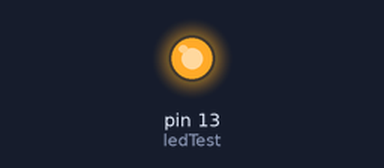
The sketch below on a simulated Arduino Uno, built with avr-gcc and run on an emulated ATmega328P. Shown: output pins drawn as LEDs (lit = HIGH).

Above: at 0.1 s.
At 2.6 s:
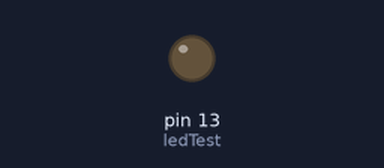
Timing chart, 0 to 4.1 s (numbered marks = the images above):
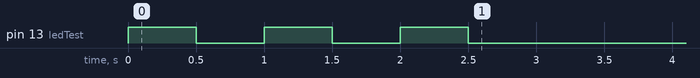

The sketch:

control_remoto.ino
```cpp
#include <IRremote.h>
//Variables

int ledTest = 13;

//seteo del receptor

int receptorControl = 3;

IRrecv receptor(receptorControl);
decode_results codigoLeido;


void setup() {

Serial.begin(9600);
//habilitamos la lectura del sensor

receptor.enableIRIn ();
//seteamos salidas

pinMode(ledTest, OUTPUT);
digitalWrite(ledTest, LOW);

//saludo inicial

digitalWrite(ledTest, HIGH);
delay(500);
digitalWrite(ledTest, LOW);
delay(500);
digitalWrite(ledTest, HIGH);
delay(500);
digitalWrite(ledTest, LOW);
delay(500);
digitalWrite(ledTest, HIGH);
delay(500);
digitalWrite(ledTest, LOW);
delay(500);
}

void loop()
{
  if(receptor.decode(&codigoLeido))
  {
    Serial.print("0x");
    Serial.println(codigoLeido.value, HEX);
    delay(50);

    receptor.resume();
  }
}

/*0x2C2E80FF   adelante
0x5A1A483D     atras
0xDC18602C     derecha
0x9578646A      izquierda
*/
```
